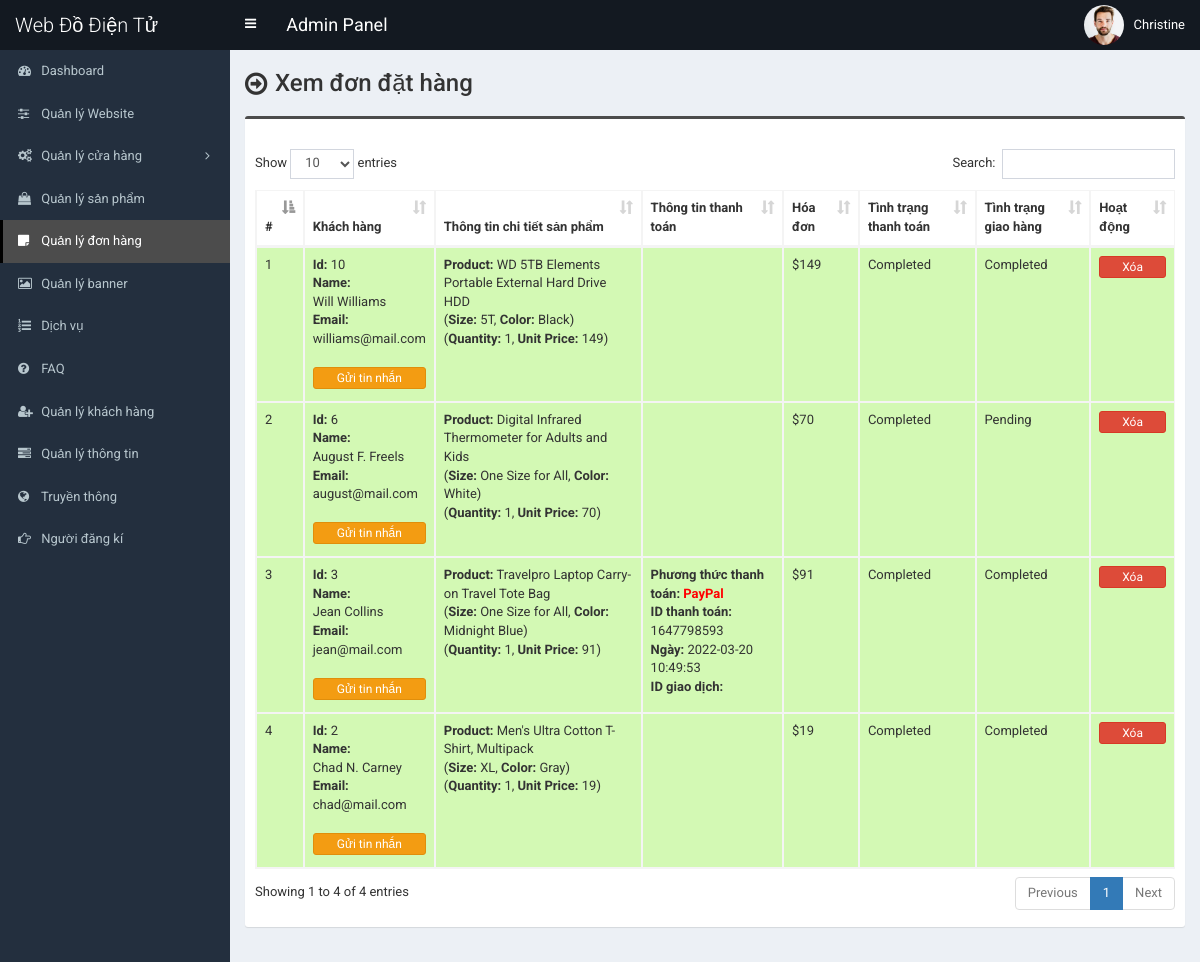
The page /admin/order.php (signed in) on the database as committed earlier.
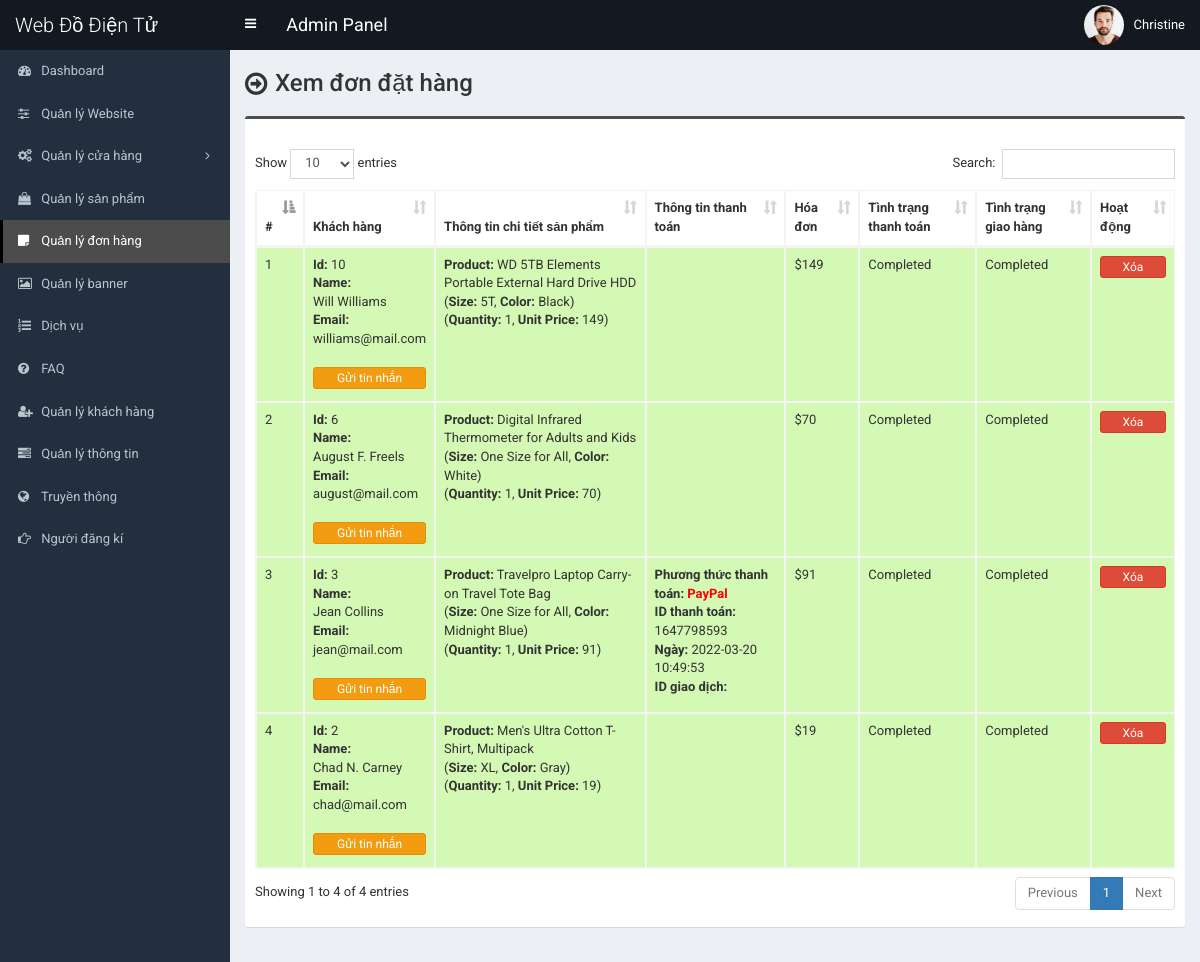
The same page on the database as committed later.
### tables this page shows
CREATE TABLE `tbl_payment` (
  `id` int(11) NOT NULL,
  `customer_id` int(11) NOT NULL,
  `customer_name` varchar(255) NOT NULL,
  `customer_email` varchar(255) NOT NULL,
  `payment_date` varchar(50) NOT NULL,
  `txnid` varchar(255) NOT NULL,
  `paid_amount` int(11) NOT NULL,
  `card_number` varchar(50) NOT NULL,
  `card_cvv` varchar(10) NOT NULL,
  `card_month` varchar(10) NOT NULL,
  `card_year` varchar(10) NOT NULL,
  `bank_transaction_info` text NOT NULL,
  `payment_method` varchar(20) NOT NULL,
  `payment_status` varchar(25) NOT NULL,
  `shipping_status` varchar(20) NOT NULL,
  `payment_id` varchar(255) NOT NULL
);

### admin/order.php (the view, shortened to what this page needs)
<?php require_once('header.php'); ?>
<section class="content-header">
	<div class="content-header-left">
		<h1>Xem đơn đặt hàng</h1>
	</div>
</section>
<section class="content">
  <div class="row">
    <div class="col-md-12">
      <div class="box box-info">
        <div class="box-body table-responsive">
          <table id="example1" class="table table-bordered table-hover table-striped">
			<thead>
			    <tr>
			        <th>#</th>
                    <th>Khách hàng</th>
			        <th>Thông tin chi tiết sản phẩm</th>
                    <th>
                        Thông tin thanh toán
                    </th>
                    <th>Hóa đơn</th>
                    <th>Tình trạng thanh toán</th>
                    <th>Tình trạng giao hàng</th>
			        <th>Hoạt động</th>
			    </tr>
			</thead>
            <tbody>
            	<?php
            	$i=0;
            	$statement = $pdo->prepare("SELECT * FROM tbl_payment ORDER by id DESC");
            	$statement->execute();
            	$result = $statement->fetchAll(PDO::FETCH_ASSOC);
            	foreach ($result as $row) {
            		$i++;
            		?>
					<tr class="<?php if($row['payment_status']=='Pending'){echo 'bg-r';}else{echo 'bg-g';} ?>">
	                    <td><?php echo $i; ?></td>
	                    <td>
                            <b>Id:</b> <?php echo $row['customer_id']; ?><br>
                            <b>Name:</b><br> <?php echo $row['customer_name']; ?><br>
                            <b>Email:</b><br> <?php echo $row['customer_email']; ?><br><br>
                            <a href="#" data-toggle="modal" data-target="#model-<?php echo $i; ?>"class="btn btn-warning btn-xs" style="width:100%;margin-bottom:4px;">Gửi tin nhắn</a>
                        </td>
                        <td>
                           <?php
                           $statement1 = $pdo->prepare("SELECT * FROM tbl_order WHERE payment_id=?");
                           $statement1->execute(array($row['payment_id']));
                           $result1 = $statement1->fetchAll(PDO::FETCH_ASSOC);
                           foreach ($result1 as $row1) {
                                echo '<b>Product:</b> '.$row1['product_name'];
                                echo '<br>(<b>Size:</b> '.$row1['size'];
                                echo ', <b>Color:</b> '.$row1['color'].')';
                                echo '<br>(<b>Quantity:</b> '.$row1['quantity'];
                                echo ', <b>Unit Price:</b> '.$row1['unit_price'].')';
                                echo '<br><br>';
                           }
                           ?>
                        </td>
                        <td>
                        	<?php if($row['payment_method'] == 'PayPal'): ?>
                        		<b>Phương thức thanh toán:</b> <?php echo '<span style="color:red;"><b>'.$row['payment_method'].'</b></span>'; ?><br>
                        		<b>ID thanh toán:</b> <?php echo $row['payment_id']; ?><br>
                        		<b>Ngày:</b> <?php echo $row['payment_date']; ?><br>
                        		<b>ID giao dịch:</b> <?php echo $row['txnid']; ?><br>
                        	<?php endif; ?>
                        </td>
                        <td>$<?php echo $row['paid_amount']; ?></td>
                        <td>
                            <?php echo $row['payment_status']; ?>
                            <br><br>
                        </td>
                        <td>
                            <?php echo $row['shipping_status']; ?>
                            <br><br>
                        </td>
	                    <td>
                            <a href="#" class="btn btn-danger btn-xs" data-href="order-delete.php?id=<?php echo $row['id']; ?>" data-toggle="modal" data-target="#confirm-delete" style="width:100%;">Xóa</a>
	                    </td>
	                </tr>
            		<?php
            	}
            	?>
            </tbody>
          </table>
        </div>
      </div>
</section>
<?php require_once('footer.php'); ?>

Rows that differ between the two databases and show on the page:
changed tbl_payment "August F. Freels": shipping_status "Pending" → "Completed"
